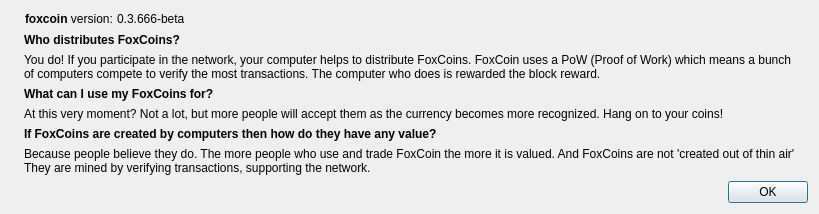
<?xml version="1.0" encoding="UTF-8"?>
<ui version="4.0">
 <class>FAQDialog</class>
 <widget class="QDialog" name="FAQDialog">
  <property name="geometry">
   <rect>
    <x>0</x>
    <y>0</y>
    <width>819</width>
    <height>206</height>
   </rect>
  </property>
  <property name="windowTitle">
   <string>FoxCoin FAQ</string>
  </property>
  <layout class="QHBoxLayout" name="horizontalLayout_2">
   <item>
    <widget class="QLabel" name="label_4">
     <property name="sizePolicy">
      <sizepolicy hsizetype="Preferred" vsizetype="Ignored">
       <horstretch>0</horstretch>
       <verstretch>0</verstretch>
      </sizepolicy>
     </property>
     <property name="pixmap">
      <pixmap resource="../bitcoin.qrc">:/images/about</pixmap>
     </property>
    </widget>
   </item>
   <item>
    <layout class="QVBoxLayout" name="verticalLayout_2">
     <item>
      <widget class="QFrame" name="frame">
       <property name="sizePolicy">
        <sizepolicy hsizetype="Fixed" vsizetype="Fixed">
         <horstretch>0</horstretch>
         <verstretch>0</verstretch>
        </sizepolicy>
       </property>
       <layout class="QHBoxLayout" name="horizontalLayout" stretch="0,0">
        <property name="spacing">
         <number>0</number>
        </property>
        <property name="sizeConstraint">
         <enum>QLayout::SetFixedSize</enum>
        </property>
        <property name="margin">
         <number>1</number>
        </property>
        <item>
         <widget class="QLabel" name="label">
          <property name="sizePolicy">
           <sizepolicy hsizetype="Fixed" vsizetype="Fixed">
            <horstretch>0</horstretch>
            <verstretch>0</verstretch>
           </sizepolicy>
          </property>
          <property name="maximumSize">
           <size>
            <width>16777215</width>
            <height>267</height>
           </size>
          </property>
          <property name="cursor">
           <cursorShape>IBeamCursor</cursorShape>
          </property>
          <property name="text">
           <string>&lt;html&gt;&lt;head/&gt;&lt;body&gt;&lt;p&gt;&lt;span style=&quot; font-weight:600;&quot;&gt;foxcoin&lt;/span&gt; version: &lt;/p&gt;&lt;/body&gt;&lt;/html&gt;</string>
          </property>
          <property name="textInteractionFlags">
           <set>Qt::LinksAccessibleByMouse|Qt::TextSelectableByKeyboard|Qt::TextSelectableByMouse</set>
          </property>
         </widget>
        </item>
        <item>
         <widget class="QLabel" name="versionLabel">
          <property name="sizePolicy">
           <sizepolicy hsizetype="Fixed" vsizetype="Fixed">
            <horstretch>0</horstretch>
            <verstretch>0</verstretch>
           </sizepolicy>
          </property>
          <property name="cursor">
           <cursorShape>IBeamCursor</cursorShape>
          </property>
          <property name="text">
           <string notr="true">0.3.666-beta</string>
          </property>
          <property name="textFormat">
           <enum>Qt::RichText</enum>
          </property>
          <property name="textInteractionFlags">
           <set>Qt::LinksAccessibleByMouse|Qt::TextSelectableByKeyboard|Qt::TextSelectableByMouse</set>
          </property>
         </widget>
        </item>
       </layout>
      </widget>
     </item>
     <item>
      <widget class="QLabel" name="label_2">
       <property name="sizePolicy">
        <sizepolicy hsizetype="Preferred" vsizetype="Maximum">
         <horstretch>0</horstretch>
         <verstretch>0</verstretch>
        </sizepolicy>
       </property>
       <property name="text">
        <string>&lt;html&gt;&lt;head/&gt;&lt;body&gt;&lt;p&gt;&lt;span style=&quot; font-weight:600;&quot;&gt;Who distributes FoxCoins?&lt;/span&gt;&lt;/p&gt;&lt;/body&gt;&lt;/html&gt;</string>
       </property>
       <property name="textInteractionFlags">
        <set>Qt::LinksAccessibleByMouse|Qt::TextSelectableByMouse</set>
       </property>
      </widget>
     </item>
     <item>
      <widget class="QLabel" name="label_3">
       <property name="sizePolicy">
        <sizepolicy hsizetype="Preferred" vsizetype="Maximum">
         <horstretch>0</horstretch>
         <verstretch>0</verstretch>
        </sizepolicy>
       </property>
       <property name="text">
        <string>You do! If you participate in the network, your computer helps to distribute FoxCoins. FoxCoin uses a PoW (Proof of Work) which means a bunch
of computers compete to verify the most transactions. The computer who does is rewarded the block reward.</string>
       </property>
      </widget>
     </item>
     <item>
      <widget class="QLabel" name="label_5">
       <property name="sizePolicy">
        <sizepolicy hsizetype="Preferred" vsizetype="Maximum">
         <horstretch>0</horstretch>
         <verstretch>0</verstretch>
        </sizepolicy>
       </property>
       <property name="text">
        <string>&lt;html&gt;&lt;head/&gt;&lt;body&gt;&lt;p&gt;&lt;span style=&quot; font-weight:600;&quot;&gt;What can I use my FoxCoins for?&lt;/span&gt;&lt;/p&gt;&lt;/body&gt;&lt;/html&gt;</string>
       </property>
      </widget>
     </item>
     <item>
      <widget class="QLabel" name="label_6">
       <property name="sizePolicy">
        <sizepolicy hsizetype="Preferred" vsizetype="Maximum">
         <horstretch>0</horstretch>
         <verstretch>0</verstretch>
        </sizepolicy>
       </property>
       <property name="text">
        <string>At this very moment? Not a lot, but more people will accept them as the currency becomes more recognized. Hang on to your coins!</string>
       </property>
      </widget>
     </item>
     <item>
      <widget class="QLabel" name="label_7">
       <property name="sizePolicy">
        <sizepolicy hsizetype="Preferred" vsizetype="Maximum">
         <horstretch>0</horstretch>
         <verstretch>0</verstretch>
        </sizepolicy>
       </property>
       <property name="text">
        <string>&lt;html&gt;&lt;head/&gt;&lt;body&gt;&lt;p&gt;&lt;span style=&quot; font-weight:600;&quot;&gt;If FoxCoins are created by computers then how do they have any value?&lt;/span&gt;&lt;/p&gt;&lt;/body&gt;&lt;/html&gt;</string>
       </property>
      </widget>
     </item>
     <item>
      <widget class="QLabel" name="label_8">
       <property name="text">
        <string>Because people believe they do. The more people who use and trade FoxCoin the more it is valued. And FoxCoins are not 'created out of thin air'
They are mined by verifying transactions, supporting the network.</string>
       </property>
      </widget>
     </item>
     <item>
      <widget class="QDialogButtonBox" name="buttonBox">
       <property name="orientation">
        <enum>Qt::Horizontal</enum>
       </property>
       <property name="standardButtons">
        <set>QDialogButtonBox::Ok</set>
       </property>
      </widget>
     </item>
    </layout>
   </item>
  </layout>
 </widget>
 <resources>
  <include location="../bitcoin.qrc"/>
 </resources>
 <connections>
  <connection>
   <sender>buttonBox</sender>
   <signal>accepted()</signal>
   <receiver>FAQDialog</receiver>
   <slot>accept()</slot>
   <hints>
    <hint type="sourcelabel">
     <x>360</x>
     <y>308</y>
    </hint>
    <hint type="destinationlabel">
     <x>157</x>
     <y>274</y>
    </hint>
   </hints>
  </connection>
  <connection>
   <sender>buttonBox</sender>
   <signal>rejected()</signal>
   <receiver>FAQDialog</receiver>
   <slot>reject()</slot>
   <hints>
    <hint type="sourcelabel">
     <x>428</x>
     <y>308</y>
    </hint>
    <hint type="destinationlabel">
     <x>286</x>
     <y>274</y>
    </hint>
   </hints>
  </connection>
 </connections>
</ui>
